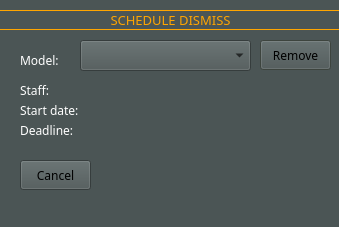
<?xml version="1.0" encoding="UTF-8"?>
<ui version="4.0">
 <class>RemoveFromMaintenance</class>
 <widget class="QDialog" name="RemoveFromMaintenance">
  <property name="geometry">
   <rect>
    <x>0</x>
    <y>0</y>
    <width>339</width>
    <height>227</height>
   </rect>
  </property>
  <property name="palette">
   <palette>
    <active>
     <colorrole role="WindowText">
      <brush brushstyle="SolidPattern">
       <color alpha="255">
        <red>255</red>
        <green>255</green>
        <blue>255</blue>
       </color>
      </brush>
     </colorrole>
     <colorrole role="Button">
      <brush brushstyle="SolidPattern">
       <color alpha="255">
        <red>75</red>
        <green>85</green>
        <blue>85</blue>
       </color>
      </brush>
     </colorrole>
     <colorrole role="Light">
      <brush brushstyle="SolidPattern">
       <color alpha="255">
        <red>112</red>
        <green>127</green>
        <blue>127</blue>
       </color>
      </brush>
     </colorrole>
     <colorrole role="Midlight">
      <brush brushstyle="SolidPattern">
       <color alpha="255">
        <red>93</red>
        <green>106</green>
        <blue>106</blue>
       </color>
      </brush>
     </colorrole>
     <colorrole role="Dark">
      <brush brushstyle="SolidPattern">
       <color alpha="255">
        <red>37</red>
        <green>42</green>
        <blue>42</blue>
       </color>
      </brush>
     </colorrole>
     <colorrole role="Mid">
      <brush brushstyle="SolidPattern">
       <color alpha="255">
        <red>50</red>
        <green>57</green>
        <blue>57</blue>
       </color>
      </brush>
     </colorrole>
     <colorrole role="Text">
      <brush brushstyle="SolidPattern">
       <color alpha="255">
        <red>0</red>
        <green>0</green>
        <blue>0</blue>
       </color>
      </brush>
     </colorrole>
     <colorrole role="BrightText">
      <brush brushstyle="SolidPattern">
       <color alpha="255">
        <red>255</red>
        <green>255</green>
        <blue>255</blue>
       </color>
      </brush>
     </colorrole>
     <colorrole role="ButtonText">
      <brush brushstyle="SolidPattern">
       <color alpha="255">
        <red>0</red>
        <green>0</green>
        <blue>0</blue>
       </color>
      </brush>
     </colorrole>
     <colorrole role="Base">
      <brush brushstyle="SolidPattern">
       <color alpha="255">
        <red>74</red>
        <green>82</green>
        <blue>85</blue>
       </color>
      </brush>
     </colorrole>
     <colorrole role="Window">
      <brush brushstyle="SolidPattern">
       <color alpha="255">
        <red>75</red>
        <green>85</green>
        <blue>85</blue>
       </color>
      </brush>
     </colorrole>
     <colorrole role="Shadow">
      <brush brushstyle="SolidPattern">
       <color alpha="255">
        <red>113</red>
        <green>126</green>
        <blue>130</blue>
       </color>
      </brush>
     </colorrole>
     <colorrole role="Highlight">
      <brush brushstyle="SolidPattern">
       <color alpha="255">
        <red>76</red>
        <green>85</green>
        <blue>78</blue>
       </color>
      </brush>
     </colorrole>
     <colorrole role="AlternateBase">
      <brush brushstyle="SolidPattern">
       <color alpha="255">
        <red>37</red>
        <green>42</green>
        <blue>42</blue>
       </color>
      </brush>
     </colorrole>
     <colorrole role="ToolTipBase">
      <brush brushstyle="SolidPattern">
       <color alpha="255">
        <red>255</red>
        <green>255</green>
        <blue>220</blue>
       </color>
      </brush>
     </colorrole>
     <colorrole role="ToolTipText">
      <brush brushstyle="SolidPattern">
       <color alpha="255">
        <red>0</red>
        <green>0</green>
        <blue>0</blue>
       </color>
      </brush>
     </colorrole>
     <colorrole role="PlaceholderText">
      <brush brushstyle="SolidPattern">
       <color alpha="127">
        <red>255</red>
        <green>255</green>
        <blue>255</blue>
       </color>
      </brush>
     </colorrole>
     <colorrole role="Accent">
      <brush brushstyle="SolidPattern">
       <color alpha="255">
        <red>0</red>
        <green>255</green>
        <blue>255</blue>
       </color>
      </brush>
     </colorrole>
    </active>
    <inactive>
     <colorrole role="WindowText">
      <brush brushstyle="SolidPattern">
       <color alpha="255">
        <red>255</red>
        <green>255</green>
        <blue>255</blue>
       </color>
      </brush>
     </colorrole>
     <colorrole role="Button">
      <brush brushstyle="SolidPattern">
       <color alpha="255">
        <red>75</red>
        <green>85</green>
        <blue>85</blue>
       </color>
      </brush>
     </colorrole>
     <colorrole role="Light">
      <brush brushstyle="SolidPattern">
       <color alpha="255">
        <red>112</red>
        <green>127</green>
        <blue>127</blue>
       </color>
      </brush>
     </colorrole>
     <colorrole role="Midlight">
      <brush brushstyle="SolidPattern">
       <color alpha="255">
        <red>93</red>
        <green>106</green>
        <blue>106</blue>
       </color>
      </brush>
     </colorrole>
     <colorrole role="Dark">
      <brush brushstyle="SolidPattern">
       <color alpha="255">
        <red>37</red>
        <green>42</green>
        <blue>42</blue>
       </color>
      </brush>
     </colorrole>
     <colorrole role="Mid">
      <brush brushstyle="SolidPattern">
       <color alpha="255">
        <red>50</red>
        <green>57</green>
        <blue>57</blue>
       </color>
      </brush>
     </colorrole>
     <colorrole role="Text">
      <brush brushstyle="SolidPattern">
       <color alpha="255">
        <red>0</red>
        <green>0</green>
        <blue>0</blue>
       </color>
      </brush>
     </colorrole>
     <colorrole role="BrightText">
      <brush brushstyle="SolidPattern">
       <color alpha="255">
        <red>255</red>
        <green>255</green>
        <blue>255</blue>
       </color>
      </brush>
     </colorrole>
     <colorrole role="ButtonText">
      <brush brushstyle="SolidPattern">
       <color alpha="255">
        <red>0</red>
        <green>0</green>
        <blue>0</blue>
       </color>
      </brush>
     </colorrole>
     <colorrole role="Base">
      <brush brushstyle="SolidPattern">
       <color alpha="255">
        <red>74</red>
        <green>82</green>
        <blue>85</blue>
       </color>
      </brush>
     </colorrole>
     <colorrole role="Window">
      <brush brushstyle="SolidPattern">
       <color alpha="255">
        <red>75</red>
        <green>85</green>
        <blue>85</blue>
       </color>
      </brush>
     </colorrole>
     <colorrole role="Shadow">
      <brush brushstyle="SolidPattern">
       <color alpha="255">
        <red>113</red>
        <green>126</green>
        <blue>130</blue>
       </color>
      </brush>
     </colorrole>
     <colorrole role="Highlight">
      <brush brushstyle="SolidPattern">
       <color alpha="255">
        <red>76</red>
        <green>85</green>
        <blue>78</blue>
       </color>
      </brush>
     </colorrole>
     <colorrole role="AlternateBase">
      <brush brushstyle="SolidPattern">
       <color alpha="255">
        <red>37</red>
        <green>42</green>
        <blue>42</blue>
       </color>
      </brush>
     </colorrole>
     <colorrole role="ToolTipBase">
      <brush brushstyle="SolidPattern">
       <color alpha="255">
        <red>255</red>
        <green>255</green>
        <blue>220</blue>
       </color>
      </brush>
     </colorrole>
     <colorrole role="ToolTipText">
      <brush brushstyle="SolidPattern">
       <color alpha="255">
        <red>0</red>
        <green>0</green>
        <blue>0</blue>
       </color>
      </brush>
     </colorrole>
     <colorrole role="PlaceholderText">
      <brush brushstyle="SolidPattern">
       <color alpha="127">
        <red>255</red>
        <green>255</green>
        <blue>255</blue>
       </color>
      </brush>
     </colorrole>
     <colorrole role="Accent">
      <brush brushstyle="SolidPattern">
       <color alpha="255">
        <red>0</red>
        <green>255</green>
        <blue>255</blue>
       </color>
      </brush>
     </colorrole>
    </inactive>
    <disabled>
     <colorrole role="WindowText">
      <brush brushstyle="SolidPattern">
       <color alpha="255">
        <red>37</red>
        <green>42</green>
        <blue>42</blue>
       </color>
      </brush>
     </colorrole>
     <colorrole role="Button">
      <brush brushstyle="SolidPattern">
       <color alpha="255">
        <red>75</red>
        <green>85</green>
        <blue>85</blue>
       </color>
      </brush>
     </colorrole>
     <colorrole role="Light">
      <brush brushstyle="SolidPattern">
       <color alpha="255">
        <red>112</red>
        <green>127</green>
        <blue>127</blue>
       </color>
      </brush>
     </colorrole>
     <colorrole role="Midlight">
      <brush brushstyle="SolidPattern">
       <color alpha="255">
        <red>93</red>
        <green>106</green>
        <blue>106</blue>
       </color>
      </brush>
     </colorrole>
     <colorrole role="Dark">
      <brush brushstyle="SolidPattern">
       <color alpha="255">
        <red>37</red>
        <green>42</green>
        <blue>42</blue>
       </color>
      </brush>
     </colorrole>
     <colorrole role="Mid">
      <brush brushstyle="SolidPattern">
       <color alpha="255">
        <red>50</red>
        <green>57</green>
        <blue>57</blue>
       </color>
      </brush>
     </colorrole>
     <colorrole role="Text">
      <brush brushstyle="SolidPattern">
       <color alpha="255">
        <red>37</red>
        <green>42</green>
        <blue>42</blue>
       </color>
      </brush>
     </colorrole>
     <colorrole role="BrightText">
      <brush brushstyle="SolidPattern">
       <color alpha="255">
        <red>255</red>
        <green>255</green>
        <blue>255</blue>
       </color>
      </brush>
     </colorrole>
     <colorrole role="ButtonText">
      <brush brushstyle="SolidPattern">
       <color alpha="255">
        <red>37</red>
        <green>42</green>
        <blue>42</blue>
       </color>
      </brush>
     </colorrole>
     <colorrole role="Base">
      <brush brushstyle="SolidPattern">
       <color alpha="255">
        <red>75</red>
        <green>85</green>
        <blue>85</blue>
       </color>
      </brush>
     </colorrole>
     <colorrole role="Window">
      <brush brushstyle="SolidPattern">
       <color alpha="255">
        <red>75</red>
        <green>85</green>
        <blue>85</blue>
       </color>
      </brush>
     </colorrole>
     <colorrole role="Shadow">
      <brush brushstyle="SolidPattern">
       <color alpha="255">
        <red>113</red>
        <green>126</green>
        <blue>130</blue>
       </color>
      </brush>
     </colorrole>
     <colorrole role="AlternateBase">
      <brush brushstyle="SolidPattern">
       <color alpha="255">
        <red>75</red>
        <green>85</green>
        <blue>85</blue>
       </color>
      </brush>
     </colorrole>
     <colorrole role="ToolTipBase">
      <brush brushstyle="SolidPattern">
       <color alpha="255">
        <red>255</red>
        <green>255</green>
        <blue>220</blue>
       </color>
      </brush>
     </colorrole>
     <colorrole role="ToolTipText">
      <brush brushstyle="SolidPattern">
       <color alpha="255">
        <red>0</red>
        <green>0</green>
        <blue>0</blue>
       </color>
      </brush>
     </colorrole>
     <colorrole role="PlaceholderText">
      <brush brushstyle="SolidPattern">
       <color alpha="127">
        <red>255</red>
        <green>255</green>
        <blue>255</blue>
       </color>
      </brush>
     </colorrole>
     <colorrole role="Accent">
      <brush brushstyle="SolidPattern">
       <color alpha="255">
        <red>0</red>
        <green>255</green>
        <blue>255</blue>
       </color>
      </brush>
     </colorrole>
    </disabled>
   </palette>
  </property>
  <property name="windowTitle">
   <string>Dialog</string>
  </property>
  <widget class="QLabel" name="startDateReport">
   <property name="geometry">
    <rect>
     <x>20</x>
     <y>100</y>
     <width>171</width>
     <height>20</height>
    </rect>
   </property>
   <property name="font">
    <font>
     <family>Sitka</family>
    </font>
   </property>
   <property name="text">
    <string>Start date: </string>
   </property>
  </widget>
  <widget class="QComboBox" name="removeList">
   <property name="geometry">
    <rect>
     <x>80</x>
     <y>40</y>
     <width>171</width>
     <height>31</height>
    </rect>
   </property>
   <property name="font">
    <font>
     <family>Sitka</family>
    </font>
   </property>
  </widget>
  <widget class="QPushButton" name="removeBtn">
   <property name="geometry">
    <rect>
     <x>260</x>
     <y>40</y>
     <width>71</width>
     <height>30</height>
    </rect>
   </property>
   <property name="font">
    <font>
     <family>Sitka</family>
    </font>
   </property>
   <property name="text">
    <string>Remove</string>
   </property>
  </widget>
  <widget class="QLabel" name="staffNameReport">
   <property name="geometry">
    <rect>
     <x>20</x>
     <y>80</y>
     <width>171</width>
     <height>20</height>
    </rect>
   </property>
   <property name="font">
    <font>
     <family>Sitka</family>
    </font>
   </property>
   <property name="text">
    <string>Staff:</string>
   </property>
  </widget>
  <widget class="QLabel" name="deadlineReport">
   <property name="geometry">
    <rect>
     <x>20</x>
     <y>120</y>
     <width>171</width>
     <height>20</height>
    </rect>
   </property>
   <property name="font">
    <font>
     <family>Sitka</family>
    </font>
   </property>
   <property name="text">
    <string>Deadline: </string>
   </property>
  </widget>
  <widget class="QPushButton" name="cancelBtn">
   <property name="geometry">
    <rect>
     <x>20</x>
     <y>160</y>
     <width>71</width>
     <height>30</height>
    </rect>
   </property>
   <property name="font">
    <font>
     <family>Sitka</family>
    </font>
   </property>
   <property name="text">
    <string>Cancel</string>
   </property>
  </widget>
  <widget class="QLabel" name="staffNameReport_2">
   <property name="geometry">
    <rect>
     <x>20</x>
     <y>50</y>
     <width>61</width>
     <height>20</height>
    </rect>
   </property>
   <property name="font">
    <font>
     <family>Sitka</family>
    </font>
   </property>
   <property name="text">
    <string>Model:</string>
   </property>
  </widget>
  <widget class="QLabel" name="Header">
   <property name="geometry">
    <rect>
     <x>-70</x>
     <y>10</y>
     <width>481</width>
     <height>20</height>
    </rect>
   </property>
   <property name="palette">
    <palette>
     <active>
      <colorrole role="WindowText">
       <brush brushstyle="SolidPattern">
        <color alpha="255">
         <red>255</red>
         <green>255</green>
         <blue>255</blue>
        </color>
       </brush>
      </colorrole>
      <colorrole role="Button">
       <brush brushstyle="SolidPattern">
        <color alpha="255">
         <red>75</red>
         <green>85</green>
         <blue>85</blue>
        </color>
       </brush>
      </colorrole>
      <colorrole role="Light">
       <brush brushstyle="SolidPattern">
        <color alpha="255">
         <red>112</red>
         <green>127</green>
         <blue>127</blue>
        </color>
       </brush>
      </colorrole>
      <colorrole role="Midlight">
       <brush brushstyle="SolidPattern">
        <color alpha="255">
         <red>93</red>
         <green>106</green>
         <blue>106</blue>
        </color>
       </brush>
      </colorrole>
      <colorrole role="Dark">
       <brush brushstyle="SolidPattern">
        <color alpha="255">
         <red>37</red>
         <green>42</green>
         <blue>42</blue>
        </color>
       </brush>
      </colorrole>
      <colorrole role="Mid">
       <brush brushstyle="SolidPattern">
        <color alpha="255">
         <red>50</red>
         <green>57</green>
         <blue>57</blue>
        </color>
       </brush>
      </colorrole>
      <colorrole role="Text">
       <brush brushstyle="SolidPattern">
        <color alpha="255">
         <red>0</red>
         <green>0</green>
         <blue>0</blue>
        </color>
       </brush>
      </colorrole>
      <colorrole role="BrightText">
       <brush brushstyle="SolidPattern">
        <color alpha="255">
         <red>255</red>
         <green>255</green>
         <blue>255</blue>
        </color>
       </brush>
      </colorrole>
      <colorrole role="ButtonText">
       <brush brushstyle="SolidPattern">
        <color alpha="255">
         <red>0</red>
         <green>0</green>
         <blue>0</blue>
        </color>
       </brush>
      </colorrole>
      <colorrole role="Base">
       <brush brushstyle="SolidPattern">
        <color alpha="255">
         <red>74</red>
         <green>82</green>
         <blue>85</blue>
        </color>
       </brush>
      </colorrole>
      <colorrole role="Window">
       <brush brushstyle="SolidPattern">
        <color alpha="255">
         <red>75</red>
         <green>85</green>
         <blue>85</blue>
        </color>
       </brush>
      </colorrole>
      <colorrole role="Shadow">
       <brush brushstyle="SolidPattern">
        <color alpha="255">
         <red>113</red>
         <green>126</green>
         <blue>130</blue>
        </color>
       </brush>
      </colorrole>
      <colorrole role="Highlight">
       <brush brushstyle="SolidPattern">
        <color alpha="255">
         <red>76</red>
         <green>85</green>
         <blue>78</blue>
        </color>
       </brush>
      </colorrole>
      <colorrole role="AlternateBase">
       <brush brushstyle="SolidPattern">
        <color alpha="255">
         <red>37</red>
         <green>42</green>
         <blue>42</blue>
        </color>
       </brush>
      </colorrole>
      <colorrole role="ToolTipBase">
       <brush brushstyle="SolidPattern">
        <color alpha="255">
         <red>255</red>
         <green>255</green>
         <blue>220</blue>
        </color>
       </brush>
      </colorrole>
      <colorrole role="ToolTipText">
       <brush brushstyle="SolidPattern">
        <color alpha="255">
         <red>0</red>
         <green>0</green>
         <blue>0</blue>
        </color>
       </brush>
      </colorrole>
      <colorrole role="PlaceholderText">
       <brush brushstyle="SolidPattern">
        <color alpha="127">
         <red>255</red>
         <green>255</green>
         <blue>255</blue>
        </color>
       </brush>
      </colorrole>
      <colorrole role="Accent">
       <brush brushstyle="SolidPattern">
        <color alpha="255">
         <red>0</red>
         <green>255</green>
         <blue>255</blue>
        </color>
       </brush>
      </colorrole>
     </active>
     <inactive>
      <colorrole role="WindowText">
       <brush brushstyle="SolidPattern">
        <color alpha="255">
         <red>255</red>
         <green>255</green>
         <blue>255</blue>
        </color>
       </brush>
      </colorrole>
      <colorrole role="Button">
       <brush brushstyle="SolidPattern">
        <color alpha="255">
         <red>75</red>
         <green>85</green>
         <blue>85</blue>
        </color>
       </brush>
      </colorrole>
      <colorrole role="Light">
       <brush brushstyle="SolidPattern">
        <color alpha="255">
         <red>112</red>
         <green>127</green>
         <blue>127</blue>
        </color>
       </brush>
      </colorrole>
      <colorrole role="Midlight">
       <brush brushstyle="SolidPattern">
        <color alpha="255">
         <red>93</red>
         <green>106</green>
         <blue>106</blue>
        </color>
       </brush>
      </colorrole>
      <colorrole role="Dark">
       <brush brushstyle="SolidPattern">
        <color alpha="255">
         <red>37</red>
         <green>42</green>
         <blue>42</blue>
        </color>
       </brush>
      </colorrole>
      <colorrole role="Mid">
       <brush brushstyle="SolidPattern">
        <color alpha="255">
         <red>50</red>
         <green>57</green>
         <blue>57</blue>
        </color>
       </brush>
      </colorrole>
      <colorrole role="Text">
       <brush brushstyle="SolidPattern">
        <color alpha="255">
         <red>0</red>
         <green>0</green>
         <blue>0</blue>
        </color>
       </brush>
      </colorrole>
      <colorrole role="BrightText">
       <brush brushstyle="SolidPattern">
        <color alpha="255">
         <red>255</red>
         <green>255</green>
         <blue>255</blue>
        </color>
       </brush>
      </colorrole>
      <colorrole role="ButtonText">
       <brush brushstyle="SolidPattern">
        <color alpha="255">
         <red>0</red>
         <green>0</green>
         <blue>0</blue>
        </color>
       </brush>
      </colorrole>
      <colorrole role="Base">
       <brush brushstyle="SolidPattern">
        <color alpha="255">
         <red>74</red>
         <green>82</green>
         <blue>85</blue>
        </color>
       </brush>
      </colorrole>
      <colorrole role="Window">
       <brush brushstyle="SolidPattern">
        <color alpha="255">
         <red>75</red>
         <green>85</green>
         <blue>85</blue>
        </color>
       </brush>
      </colorrole>
      <colorrole role="Shadow">
       <brush brushstyle="SolidPattern">
        <color alpha="255">
         <red>113</red>
         <green>126</green>
         <blue>130</blue>
        </color>
       </brush>
      </colorrole>
      <colorrole role="Highlight">
       <brush brushstyle="SolidPattern">
        <color alpha="255">
         <red>76</red>
         <green>85</green>
         <blue>78</blue>
        </color>
       </brush>
      </colorrole>
      <colorrole role="AlternateBase">
       <brush brushstyle="SolidPattern">
        <color alpha="255">
         <red>37</red>
         <green>42</green>
         <blue>42</blue>
        </color>
       </brush>
      </colorrole>
      <colorrole role="ToolTipBase">
       <brush brushstyle="SolidPattern">
        <color alpha="255">
         <red>255</red>
         <green>255</green>
         <blue>220</blue>
        </color>
       </brush>
      </colorrole>
      <colorrole role="ToolTipText">
       <brush brushstyle="SolidPattern">
        <color alpha="255">
         <red>0</red>
         <green>0</green>
         <blue>0</blue>
        </color>
       </brush>
      </colorrole>
      <colorrole role="PlaceholderText">
       <brush brushstyle="SolidPattern">
        <color alpha="127">
         <red>255</red>
         <green>255</green>
         <blue>255</blue>
        </color>
       </brush>
      </colorrole>
      <colorrole role="Accent">
       <brush brushstyle="SolidPattern">
        <color alpha="255">
         <red>0</red>
         <green>255</green>
         <blue>255</blue>
        </color>
       </brush>
      </colorrole>
     </inactive>
     <disabled>
      <colorrole role="WindowText">
       <brush brushstyle="SolidPattern">
        <color alpha="255">
         <red>37</red>
         <green>42</green>
         <blue>42</blue>
        </color>
       </brush>
      </colorrole>
      <colorrole role="Button">
       <brush brushstyle="SolidPattern">
        <color alpha="255">
         <red>75</red>
         <green>85</green>
         <blue>85</blue>
        </color>
       </brush>
      </colorrole>
      <colorrole role="Light">
       <brush brushstyle="SolidPattern">
        <color alpha="255">
         <red>112</red>
         <green>127</green>
         <blue>127</blue>
        </color>
       </brush>
      </colorrole>
      <colorrole role="Midlight">
       <brush brushstyle="SolidPattern">
        <color alpha="255">
         <red>93</red>
         <green>106</green>
         <blue>106</blue>
        </color>
       </brush>
      </colorrole>
      <colorrole role="Dark">
       <brush brushstyle="SolidPattern">
        <color alpha="255">
         <red>37</red>
         <green>42</green>
         <blue>42</blue>
        </color>
       </brush>
      </colorrole>
      <colorrole role="Mid">
       <brush brushstyle="SolidPattern">
        <color alpha="255">
         <red>50</red>
         <green>57</green>
         <blue>57</blue>
        </color>
       </brush>
      </colorrole>
      <colorrole role="Text">
       <brush brushstyle="SolidPattern">
        <color alpha="255">
         <red>37</red>
         <green>42</green>
         <blue>42</blue>
        </color>
       </brush>
      </colorrole>
      <colorrole role="BrightText">
       <brush brushstyle="SolidPattern">
        <color alpha="255">
         <red>255</red>
         <green>255</green>
         <blue>255</blue>
        </color>
       </brush>
      </colorrole>
      <colorrole role="ButtonText">
       <brush brushstyle="SolidPattern">
        <color alpha="255">
         <red>37</red>
         <green>42</green>
         <blue>42</blue>
        </color>
       </brush>
      </colorrole>
      <colorrole role="Base">
       <brush brushstyle="SolidPattern">
        <color alpha="255">
         <red>75</red>
         <green>85</green>
         <blue>85</blue>
        </color>
       </brush>
      </colorrole>
      <colorrole role="Window">
       <brush brushstyle="SolidPattern">
        <color alpha="255">
         <red>75</red>
         <green>85</green>
         <blue>85</blue>
        </color>
       </brush>
      </colorrole>
      <colorrole role="Shadow">
       <brush brushstyle="SolidPattern">
        <color alpha="255">
         <red>113</red>
         <green>126</green>
         <blue>130</blue>
        </color>
       </brush>
      </colorrole>
      <colorrole role="AlternateBase">
       <brush brushstyle="SolidPattern">
        <color alpha="255">
         <red>75</red>
         <green>85</green>
         <blue>85</blue>
        </color>
       </brush>
      </colorrole>
      <colorrole role="ToolTipBase">
       <brush brushstyle="SolidPattern">
        <color alpha="255">
         <red>255</red>
         <green>255</green>
         <blue>220</blue>
        </color>
       </brush>
      </colorrole>
      <colorrole role="ToolTipText">
       <brush brushstyle="SolidPattern">
        <color alpha="255">
         <red>0</red>
         <green>0</green>
         <blue>0</blue>
        </color>
       </brush>
      </colorrole>
      <colorrole role="PlaceholderText">
       <brush brushstyle="SolidPattern">
        <color alpha="127">
         <red>255</red>
         <green>255</green>
         <blue>255</blue>
        </color>
       </brush>
      </colorrole>
      <colorrole role="Accent">
       <brush brushstyle="SolidPattern">
        <color alpha="255">
         <red>0</red>
         <green>255</green>
         <blue>255</blue>
        </color>
       </brush>
      </colorrole>
     </disabled>
    </palette>
   </property>
   <property name="font">
    <font>
     <family>Sitka</family>
     <pointsize>10</pointsize>
    </font>
   </property>
   <property name="styleSheet">
    <string notr="true">color:orange;</string>
   </property>
   <property name="frameShape">
    <enum>QFrame::Box</enum>
   </property>
   <property name="text">
    <string>SCHEDULE DISMISS</string>
   </property>
   <property name="alignment">
    <set>Qt::AlignCenter</set>
   </property>
  </widget>
 </widget>
 <resources/>
 <connections/>
</ui>
